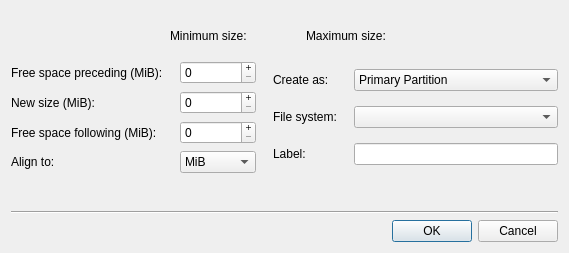
<?xml version="1.0" encoding="UTF-8"?>
<ui version="4.0">
 <class>PartitionCreateDialog</class>
 <widget class="QDialog" name="PartitionCreateDialog">
  <property name="geometry">
   <rect>
    <x>0</x>
    <y>0</y>
    <width>569</width>
    <height>253</height>
   </rect>
  </property>
  <property name="windowTitle">
   <string>Create new Partition</string>
  </property>
  <property name="windowIcon">
   <iconset resource="../minst_resources.qrc">
    <normaloff>:/images/resources/logo.png</normaloff>:/images/resources/logo.png</iconset>
  </property>
  <layout class="QVBoxLayout" name="verticalLayout">
   <item>
    <widget class="PartResizerWidget" name="partResizerWidget" native="true"/>
   </item>
   <item>
    <layout class="QHBoxLayout" name="horizontalLayout_2">
     <property name="topMargin">
      <number>9</number>
     </property>
     <property name="bottomMargin">
      <number>9</number>
     </property>
     <item>
      <spacer name="horizontalSpacer">
       <property name="orientation">
        <enum>Qt::Horizontal</enum>
       </property>
       <property name="sizeHint" stdset="0">
        <size>
         <width>40</width>
         <height>20</height>
        </size>
       </property>
      </spacer>
     </item>
     <item>
      <widget class="QLabel" name="label_8">
       <property name="text">
        <string>Minimum size:</string>
       </property>
      </widget>
     </item>
     <item>
      <widget class="QLabel" name="labelMinimumSize">
       <property name="text">
        <string/>
       </property>
      </widget>
     </item>
     <item>
      <spacer name="horizontalSpacer_3">
       <property name="orientation">
        <enum>Qt::Horizontal</enum>
       </property>
       <property name="sizeType">
        <enum>QSizePolicy::Fixed</enum>
       </property>
       <property name="sizeHint" stdset="0">
        <size>
         <width>40</width>
         <height>20</height>
        </size>
       </property>
      </spacer>
     </item>
     <item>
      <widget class="QLabel" name="label_9">
       <property name="text">
        <string>Maximum size:</string>
       </property>
      </widget>
     </item>
     <item>
      <widget class="QLabel" name="labelMaximumSize">
       <property name="text">
        <string/>
       </property>
      </widget>
     </item>
     <item>
      <spacer name="horizontalSpacer_2">
       <property name="orientation">
        <enum>Qt::Horizontal</enum>
       </property>
       <property name="sizeHint" stdset="0">
        <size>
         <width>40</width>
         <height>20</height>
        </size>
       </property>
      </spacer>
     </item>
    </layout>
   </item>
   <item>
    <layout class="QHBoxLayout" name="horizontalLayout">
     <property name="spacing">
      <number>17</number>
     </property>
     <item>
      <layout class="QGridLayout" name="gridLayout">
       <property name="verticalSpacing">
        <number>7</number>
       </property>
       <item row="0" column="0">
        <widget class="QLabel" name="label">
         <property name="text">
          <string>Free space preceding (MiB):</string>
         </property>
        </widget>
       </item>
       <item row="0" column="1">
        <widget class="QSpinBox" name="spinSpaceBefore">
         <property name="buttonSymbols">
          <enum>QAbstractSpinBox::PlusMinus</enum>
         </property>
        </widget>
       </item>
       <item row="1" column="0">
        <widget class="QLabel" name="label_2">
         <property name="text">
          <string>New size (MiB):</string>
         </property>
        </widget>
       </item>
       <item row="1" column="1">
        <widget class="QSpinBox" name="spinSize">
         <property name="buttonSymbols">
          <enum>QAbstractSpinBox::PlusMinus</enum>
         </property>
        </widget>
       </item>
       <item row="2" column="0">
        <widget class="QLabel" name="label_3">
         <property name="text">
          <string>Free space following (MiB):</string>
         </property>
        </widget>
       </item>
       <item row="2" column="1">
        <widget class="QSpinBox" name="spinSpaceAfter">
         <property name="buttonSymbols">
          <enum>QAbstractSpinBox::PlusMinus</enum>
         </property>
        </widget>
       </item>
       <item row="3" column="0">
        <widget class="QLabel" name="label_4">
         <property name="text">
          <string>Align to:</string>
         </property>
        </widget>
       </item>
       <item row="3" column="1">
        <widget class="QComboBox" name="comboBoxAlignment">
         <item>
          <property name="text">
           <string>MiB</string>
          </property>
         </item>
         <item>
          <property name="text">
           <string>Cylinder</string>
          </property>
         </item>
        </widget>
       </item>
      </layout>
     </item>
     <item>
      <layout class="QGridLayout" name="gridLayout_2">
       <property name="verticalSpacing">
        <number>7</number>
       </property>
       <item row="0" column="0">
        <widget class="QLabel" name="label_5">
         <property name="text">
          <string>Create as:</string>
         </property>
        </widget>
       </item>
       <item row="0" column="1">
        <widget class="QComboBox" name="comboBoxType">
         <item>
          <property name="text">
           <string>Primary Partition</string>
          </property>
         </item>
         <item>
          <property name="text">
           <string>Extended Partition</string>
          </property>
         </item>
         <item>
          <property name="text">
           <string>Logical Partition</string>
          </property>
         </item>
        </widget>
       </item>
       <item row="1" column="0">
        <widget class="QLabel" name="label_6">
         <property name="text">
          <string>File system:</string>
         </property>
        </widget>
       </item>
       <item row="1" column="1">
        <widget class="QComboBox" name="comboBoxSupportedFilesystems"/>
       </item>
       <item row="2" column="0">
        <widget class="QLabel" name="label_7">
         <property name="text">
          <string>Label:</string>
         </property>
        </widget>
       </item>
       <item row="2" column="1">
        <widget class="QLineEdit" name="textBoxLabel"/>
       </item>
      </layout>
     </item>
    </layout>
   </item>
   <item>
    <spacer name="verticalSpacer">
     <property name="orientation">
      <enum>Qt::Vertical</enum>
     </property>
     <property name="sizeType">
      <enum>QSizePolicy::MinimumExpanding</enum>
     </property>
     <property name="sizeHint" stdset="0">
      <size>
       <width>20</width>
       <height>15</height>
      </size>
     </property>
    </spacer>
   </item>
   <item>
    <widget class="Line" name="line">
     <property name="orientation">
      <enum>Qt::Horizontal</enum>
     </property>
    </widget>
   </item>
   <item>
    <widget class="QDialogButtonBox" name="buttonBox">
     <property name="styleSheet">
      <string notr="true">QDialogButtonBox {
dialogbuttonbox-buttons-have-icons: 1;
icon-size: 50px 50px;
dialog-ok-icon: url(:/images/resources/add.png);
dialog-cancel-icon: url(:/images/resources/cancel.png);
}

QDialogButtonBox  QPushButton {
qproperty-iconSize: 24px 24px;
}</string>
     </property>
     <property name="standardButtons">
      <set>QDialogButtonBox::Cancel|QDialogButtonBox::Ok</set>
     </property>
    </widget>
   </item>
  </layout>
 </widget>
 <customwidgets>
  <customwidget>
   <class>PartResizerWidget</class>
   <extends>QWidget</extends>
   <header>widgets/partresizerwidget.h</header>
   <container>1</container>
  </customwidget>
 </customwidgets>
 <resources>
  <include location="../minst_resources.qrc"/>
 </resources>
 <connections/>
</ui>
